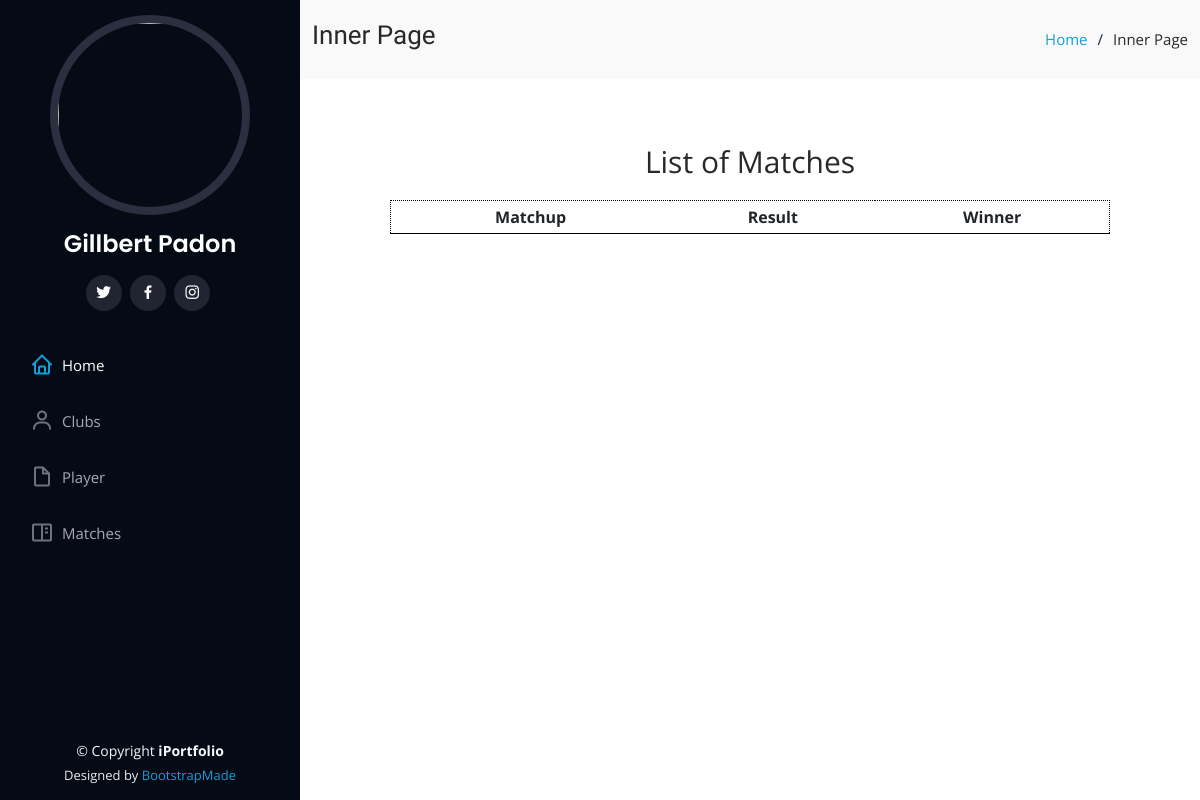
Before: /match/ with the older database file.
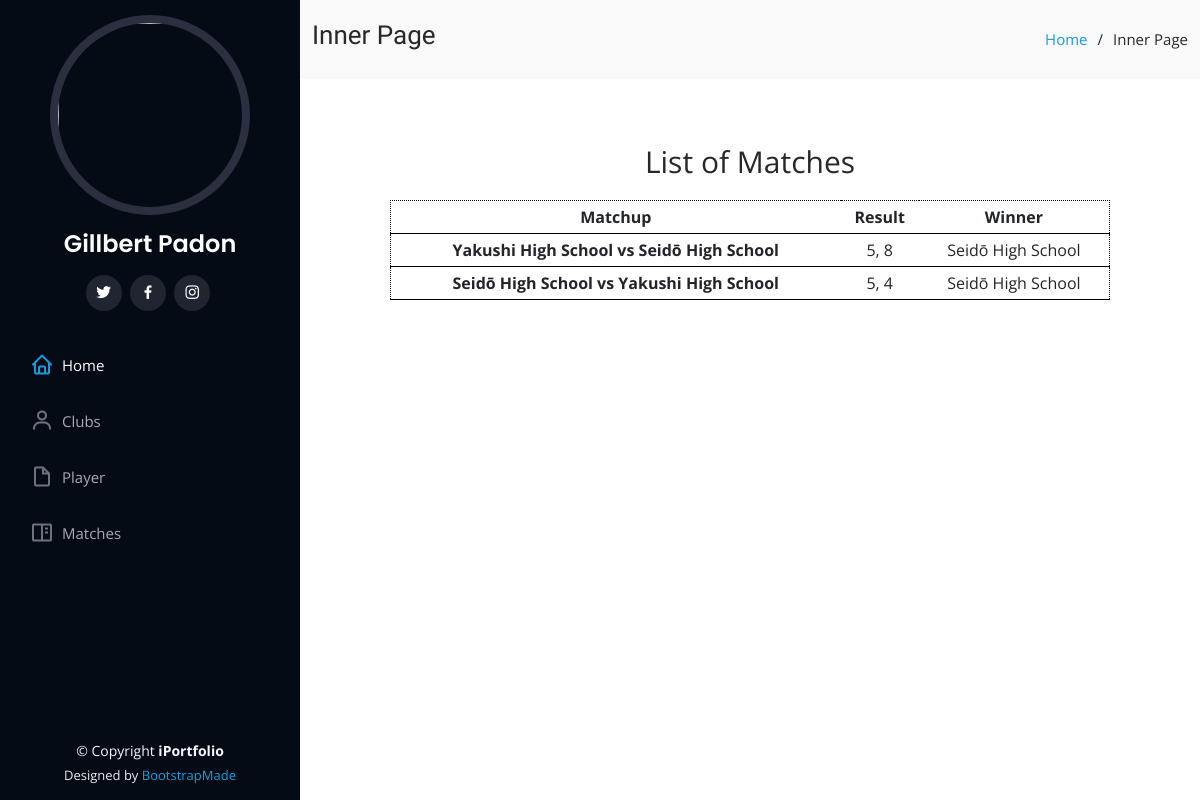
After: the same page with the newer database file.
### baseball/models.py (models this page shows, shortened)
class BaseModel(models.Model):
    created_at = models.DateTimeField(
        auto_now_add=True, db_index=True)
    updated_at = models.DateTimeField(auto_now=True)
    class Meta:
        abstract = True

class Match(BaseModel):
    team1 = models.ForeignKey(Club, on_delete=models.CASCADE, related_name = "Team1")
    team2 = models.ForeignKey(Club, on_delete=models.CASCADE, related_name = "Team2")
    score_t1 = models.IntegerField()
    score_t2 = models.IntegerField()
    winner = models.ForeignKey(Club, on_delete=models.CASCADE, related_name = "Winner")
    game_date = models.DateField(default=timezone.now, blank=True, verbose_name="Date of Issuance")

class Club(BaseModel):
    name = models.CharField(max_length=100)
    coach = models.ForeignKey(Person, on_delete=models.CASCADE)
    description = models.TextField(null=True, blank=True)
    dorm_latitude = models.DecimalField(max_digits=22, decimal_places=16, null=True, blank=True)
    dorm_longitude = models.DecimalField(max_digits=22, decimal_places=16, null=True, blank=True)
    team_pic = models.ImageField(default="defaultimg.png", null=True, blank=True, verbose_name="Team Image")

### baseball/views.py (the view)
# urls.py: path('match/',views.MatchView.as_view(), name='match'),
class MatchView(ListView):
    model = Match
    context_object_name = 'match'
    template_name = "match.html"
    def get_context_data(self, **kwargs):
        context = super().get_context_data(**kwargs)
        context['header_text'] = 'List of Matches'
        return context
    def get_queryset(self, *args, **kwargs):
        qs = super(MatchView, self).get_queryset(*args, **kwargs)
        return qs

### landingpage/templates/match.html
{% extends 'base.html' %}
{% load static %}
{% block content %}
<div class="container" style="margin:auto; justify-content:center; text-align:center;">
  <p style="font-size:30px">
      {{ header_text }}
    </p>
    <div class="row">
        <table class="table table-sm" style="border:1px dotted black; width: 80%; margin:auto; ">
            <thead>
              <tr>
                <th scope="col">Matchup </th>
                <th scope="col">Result</th>
                <th scope="col">Winner</th>
              </tr>
            </thead>
            <tbody>
                {% for object in object_list %}
              <tr>
                <th scope="row">{{ object.team1.name }} vs {{ object.team2.name }}</th>
                <td>{{ object.score_t1 }}, {{ object.score_t2 }}</td>
                <td>{{ object.winner.name }}</td>
              </tr>
              {% endfor %}
            </tbody>
          </table>
    </div>
  </div>
{% endblock content %}

Changed rows visible on the page:
added Match: team1.name "Yakushi High School", team2.name "Seidō High School", score_t1 "5", score_t2 "8", winner.name "Seidō High School"
added Match: team1.name "Seidō High School", team2.name "Yakushi High School", score_t1 "5", score_t2 "4", winner.name "Seidō High School"
